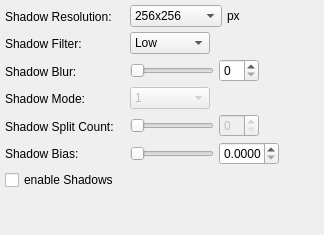
                <widget class="QWidget" name="tabLighting_Shadows1">
                 <attribute name="title">
                  <string>Shadows(advanced 1)</string>
                 </attribute>
                 <layout class="QVBoxLayout" name="verticalLayout_8">
                  <property name="spacing">
                   <number>5</number>
                  </property>
                  <property name="leftMargin">
                   <number>5</number>
                  </property>
                  <property name="topMargin">
                   <number>5</number>
                  </property>
                  <property name="rightMargin">
                   <number>5</number>
                  </property>
                  <property name="bottomMargin">
                   <number>5</number>
                  </property>
                  <item>
                   <layout class="QHBoxLayout" name="horizontalLayout_71">
                    <item>
                     <layout class="QVBoxLayout" name="verticalLayout_45">
                      <item>
                       <widget class="QLabel" name="lblShadowRes">
                        <property name="minimumSize">
                         <size>
                          <width>120</width>
                          <height>0</height>
                         </size>
                        </property>
                        <property name="toolTip">
                         <string>changes shadow detail.</string>
                        </property>
                        <property name="text">
                         <string>Shadow Resolution:</string>
                        </property>
                       </widget>
                      </item>
                      <item>
                       <widget class="QLabel" name="lblShadowFilter">
                        <property name="minimumSize">
                         <size>
                          <width>120</width>
                          <height>0</height>
                         </size>
                        </property>
                        <property name="toolTip">
                         <string>changes how well shadows are blurred.</string>
                        </property>
                        <property name="text">
                         <string>Shadow Filter:</string>
                        </property>
                       </widget>
                      </item>
                      <item>
                       <widget class="QLabel" name="lblShadowBlur">
                        <property name="minimumSize">
                         <size>
                          <width>120</width>
                          <height>0</height>
                         </size>
                        </property>
                        <property name="toolTip">
                         <string>how much the shadows get blurred.(higher values make pixels less obvious)</string>
                        </property>
                        <property name="text">
                         <string>Shadow Blur:</string>
                        </property>
                       </widget>
                      </item>
                      <item>
                       <widget class="QLabel" name="lblShadowMode">
                        <property name="minimumSize">
                         <size>
                          <width>120</width>
                          <height>0</height>
                         </size>
                        </property>
                        <property name="text">
                         <string>Shadow Mode:</string>
                        </property>
                       </widget>
                      </item>
                      <item>
                       <widget class="QLabel" name="lblShadowSplitC">
                        <property name="minimumSize">
                         <size>
                          <width>120</width>
                          <height>0</height>
                         </size>
                        </property>
                        <property name="toolTip">
                         <string>amount of shadow LODs.</string>
                        </property>
                        <property name="text">
                         <string>Shadow Split Count:</string>
                        </property>
                       </widget>
                      </item>
                      <item>
                       <widget class="QLabel" name="lblShadowBias">
                        <property name="minimumSize">
                         <size>
                          <width>120</width>
                          <height>0</height>
                         </size>
                        </property>
                        <property name="toolTip">
                         <string>how much shadow is drawn on surfaces which are not orthogonal to a shadow caster.</string>
                        </property>
                        <property name="text">
                         <string>Shadow Bias:</string>
                        </property>
                       </widget>
                      </item>
                     </layout>
                    </item>
                    <item>
                     <layout class="QVBoxLayout" name="verticalLayout_46">
                      <item>
                       <layout class="QHBoxLayout" name="horizontalLayout_16">
                        <item>
                         <widget class="QComboBox" name="cmbShadowRes">
                          <property name="toolTip">
                           <string>changes shadow detail.</string>
                          </property>
                          <item>
                           <property name="text">
                            <string>256x256</string>
                           </property>
                          </item>
                          <item>
                           <property name="text">
                            <string>512x512</string>
                           </property>
                          </item>
                          <item>
                           <property name="text">
                            <string>1024x1024</string>
                           </property>
                          </item>
                          <item>
                           <property name="text">
                            <string>2048x2048</string>
                           </property>
                          </item>
                          <item>
                           <property name="text">
                            <string>4096x4096</string>
                           </property>
                          </item>
                          <item>
                           <property name="text">
                            <string>8192x8192</string>
                           </property>
                          </item>
                         </widget>
                        </item>
                        <item>
                         <widget class="QLabel" name="lblShadowResPX">
                          <property name="toolTip">
                           <string>changes shadow detail.</string>
                          </property>
                          <property name="text">
                           <string notr="true">px</string>
                          </property>
                         </widget>
                        </item>
                        <item>
                         <spacer name="horizontalSpacer_13">
                          <property name="orientation">
                           <enum>Qt::Horizontal</enum>
                          </property>
                          <property name="sizeHint" stdset="0">
                           <size>
                            <width>40</width>
                            <height>20</height>
                           </size>
                          </property>
                         </spacer>
                        </item>
                       </layout>
                      </item>
                      <item>
                       <layout class="QHBoxLayout" name="horizontalLayout_17">
                        <item>
                         <widget class="QComboBox" name="cmbShadowFilter">
                          <property name="minimumSize">
                           <size>
                            <width>80</width>
                            <height>0</height>
                           </size>
                          </property>
                          <property name="maximumSize">
                           <size>
                            <width>80</width>
                            <height>16777215</height>
                           </size>
                          </property>
                          <property name="toolTip">
                           <string>changes how well shadows are blurred.</string>
                          </property>
                          <item>
                           <property name="text">
                            <string>Low</string>
                           </property>
                          </item>
                          <item>
                           <property name="text">
                            <string>Medium</string>
                           </property>
                          </item>
                          <item>
                           <property name="text">
                            <string>High</string>
                           </property>
                          </item>
                          <item>
                           <property name="text">
                            <string>Ultra</string>
                           </property>
                          </item>
                         </widget>
                        </item>
                        <item>
                         <spacer name="horizontalSpacer_14">
                          <property name="orientation">
                           <enum>Qt::Horizontal</enum>
                          </property>
                          <property name="sizeHint" stdset="0">
                           <size>
                            <width>40</width>
                            <height>20</height>
                           </size>
                          </property>
                         </spacer>
                        </item>
                       </layout>
                      </item>
                      <item>
                       <layout class="QHBoxLayout" name="horizontalLayout_18">
                        <item>
                         <widget class="QSlider" name="sldShadowBlur">
                          <property name="minimumSize">
                           <size>
                            <width>0</width>
                            <height>0</height>
                           </size>
                          </property>
                          <property name="maximumSize">
                           <size>
                            <width>16777215</width>
                            <height>16777215</height>
                           </size>
                          </property>
                          <property name="toolTip">
                           <string>how much the shadows get blurred.(higher values make pixels less obvious)</string>
                          </property>
                          <property name="maximum">
                           <number>10</number>
                          </property>
                          <property name="orientation">
                           <enum>Qt::Horizontal</enum>
                          </property>
                         </widget>
                        </item>
                        <item>
                         <widget class="QSpinBox" name="spnShadowBlur">
                          <property name="minimumSize">
                           <size>
                            <width>40</width>
                            <height>0</height>
                           </size>
                          </property>
                          <property name="maximumSize">
                           <size>
                            <width>40</width>
                            <height>16777215</height>
                           </size>
                          </property>
                          <property name="toolTip">
                           <string>how much the shadows get blurred.(higher values make pixels less obvious)</string>
                          </property>
                          <property name="maximum">
                           <number>10</number>
                          </property>
                         </widget>
                        </item>
                        <item>
                         <spacer name="horizontalSpacer_15">
                          <property name="orientation">
                           <enum>Qt::Horizontal</enum>
                          </property>
                          <property name="sizeHint" stdset="0">
                           <size>
                            <width>40</width>
                            <height>20</height>
                           </size>
                          </property>
                         </spacer>
                        </item>
                       </layout>
                      </item>
                      <item>
                       <layout class="QHBoxLayout" name="horizontalLayout_19">
                        <item>
                         <widget class="QComboBox" name="cmbShadowMode">
                          <property name="enabled">
                           <bool>false</bool>
                          </property>
                          <property name="minimumSize">
                           <size>
                            <width>80</width>
                            <height>0</height>
                           </size>
                          </property>
                          <property name="maximumSize">
                           <size>
                            <width>80</width>
                            <height>16777215</height>
                           </size>
                          </property>
                          <property name="currentIndex">
                           <number>0</number>
                          </property>
                          <item>
                           <property name="text">
                            <string>1</string>
                           </property>
                          </item>
                          <item>
                           <property name="text">
                            <string>2</string>
                           </property>
                          </item>
                          <item>
                           <property name="text">
                            <string>3</string>
                           </property>
                          </item>
                          <item>
                           <property name="text">
                            <string>4</string>
                           </property>
                          </item>
                         </widget>
                        </item>
                        <item>
                         <spacer name="horizontalSpacer_16">
                          <property name="orientation">
                           <enum>Qt::Horizontal</enum>
                          </property>
                          <property name="sizeHint" stdset="0">
                           <size>
                            <width>40</width>
                            <height>20</height>
                           </size>
                          </property>
                         </spacer>
                        </item>
                       </layout>
                      </item>
                      <item>
                       <layout class="QHBoxLayout" name="horizontalLayout_20">
                        <item>
                         <widget class="QSlider" name="sldShadowSplitC">
                          <property name="enabled">
                           <bool>false</bool>
                          </property>
                          <property name="minimumSize">
                           <size>
                            <width>0</width>
                            <height>0</height>
                           </size>
                          </property>
                          <property name="maximumSize">
                           <size>
                            <width>16777215</width>
                            <height>16777215</height>
                           </size>
                          </property>
                          <property name="toolTip">
                           <string>amount of shadow LODs.</string>
                          </property>
                          <property name="maximum">
                           <number>3</number>
                          </property>
                          <property name="orientation">
                           <enum>Qt::Horizontal</enum>
                          </property>
                         </widget>
                        </item>
                        <item>
                         <widget class="QSpinBox" name="spnShadowSplitC">
                          <property name="enabled">
                           <bool>false</bool>
                          </property>
                          <property name="minimumSize">
                           <size>
                            <width>40</width>
                            <height>0</height>
                           </size>
                          </property>
                          <property name="maximumSize">
                           <size>
                            <width>40</width>
                            <height>16777215</height>
                           </size>
                          </property>
                          <property name="toolTip">
                           <string>amount of shadow LODs.</string>
                          </property>
                          <property name="maximum">
                           <number>3</number>
                          </property>
                         </widget>
                        </item>
                        <item>
                         <spacer name="horizontalSpacer_17">
                          <property name="orientation">
                           <enum>Qt::Horizontal</enum>
                          </property>
                          <property name="sizeHint" stdset="0">
                           <size>
                            <width>40</width>
                            <height>20</height>
                           </size>
                          </property>
                         </spacer>
                        </item>
                       </layout>
                      </item>
                      <item>
                       <layout class="QHBoxLayout" name="horizontalLayout_21">
                        <item>
                         <widget class="QSlider" name="sldShadowBias">
                          <property name="enabled">
                           <bool>true</bool>
                          </property>
                          <property name="minimumSize">
                           <size>
                            <width>0</width>
                            <height>0</height>
                           </size>
                          </property>
                          <property name="maximumSize">
                           <size>
                            <width>16777215</width>
                            <height>16777215</height>
                           </size>
                          </property>
                          <property name="toolTip">
                           <string>how much shadow is drawn on surfaces which are not orthogonal to a shadow caster.</string>
                          </property>
                          <property name="maximum">
                           <number>10000</number>
                          </property>
                          <property name="orientation">
                           <enum>Qt::Horizontal</enum>
                          </property>
                         </widget>
                        </item>
                        <item>
                         <widget class="QDoubleSpinBox" name="spnShadowBias">
                          <property name="enabled">
                           <bool>true</bool>
                          </property>
                          <property name="minimumSize">
                           <size>
                            <width>60</width>
                            <height>0</height>
                           </size>
                          </property>
                          <property name="maximumSize">
                           <size>
                            <width>60</width>
                            <height>16777215</height>
                           </size>
                          </property>
                          <property name="toolTip">
                           <string>how much shadow is drawn on surfaces which are not orthogonal to a shadow caster.</string>
                          </property>
                          <property name="locale">
                           <locale language="English" country="UnitedStates"/>
                          </property>
                          <property name="decimals">
                           <number>4</number>
                          </property>
                          <property name="maximum">
                           <double>1.000000000000000</double>
                          </property>
                         </widget>
                        </item>
                        <item>
                         <spacer name="horizontalSpacer_18">
                          <property name="orientation">
                           <enum>Qt::Horizontal</enum>
                          </property>
                          <property name="sizeHint" stdset="0">
                           <size>
                            <width>40</width>
                            <height>20</height>
                           </size>
                          </property>
                         </spacer>
                        </item>
                       </layout>
                      </item>
                     </layout>
                    </item>
                   </layout>
                  </item>
                  <item>
                   <widget class="QCheckBox" name="ckbDrawShadows">
                    <property name="toolTip">
                     <string>enables Shadows.</string>
                    </property>
                    <property name="text">
                     <string>enable Shadows</string>
                    </property>
                   </widget>
                  </item>
                  <item>
                   <spacer name="verticalSpacer_20">
                    <property name="orientation">
                     <enum>Qt::Vertical</enum>
                    </property>
                    <property name="sizeHint" stdset="0">
                     <size>
                      <width>20</width>
                      <height>40</height>
                     </size>
                    </property>
                   </spacer>
                  </item>
                 </layout>
                </widget>
